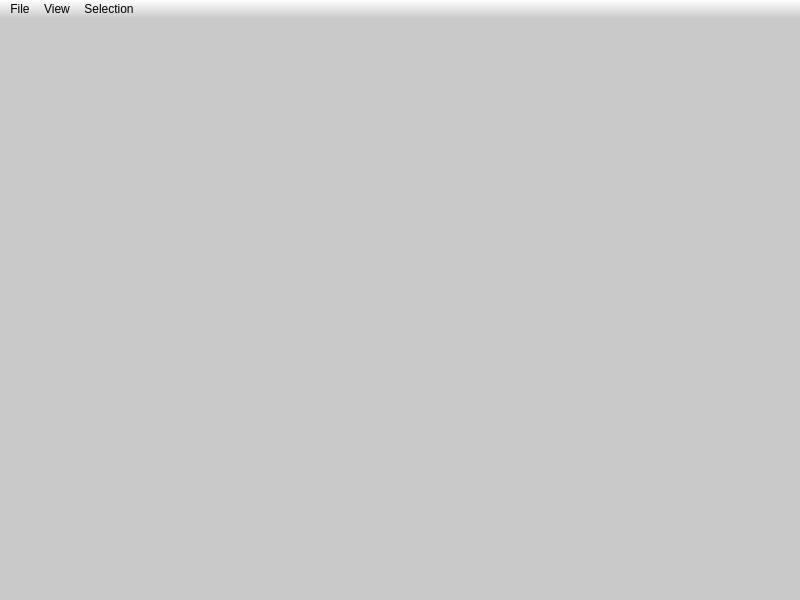
<?xml version="1.0" encoding="UTF-8"?>
<ui version="4.0">
 <class>MainWindow</class>
 <widget class="QMainWindow" name="MainWindow">
  <property name="geometry">
   <rect>
    <x>0</x>
    <y>0</y>
    <width>800</width>
    <height>600</height>
   </rect>
  </property>
  <property name="acceptDrops">
   <bool>true</bool>
  </property>
  <property name="windowTitle">
   <string>Micmac selection tool</string>
  </property>
  <property name="windowIcon">
   <iconset resource="../icones/icones.qrc">
    <normaloff>:/MM/Icons/images/icon_32.png</normaloff>:/MM/Icons/images/icon_32.png</iconset>
  </property>
  <property name="styleSheet">
   <string notr="true">QWidget {
	background-color: rgb(200,200,200);
}

QMenu
{
	background: rgb(200,200,200);
}

QMenu::separator 
{
     height: 2px;
     background: rgb(100,100,100);
     margin-left: 10px;
     margin-right: 5px;
}

QMenuBar 
{
	background-color: qlineargradient(x1:0, y1:0, x2:0, y2:1,stop:0 rgb(255,255,255), stop:1 rgb(200,200,200));
}

QStatusBar
{
	background-color: qlineargradient(x1:0, y1:0, x2:0, y2:1,stop:0 rgb(200,200,200), stop:1 rgb(255,255,255));
}
</string>
  </property>
  <property name="tabShape">
   <enum>QTabWidget::Triangular</enum>
  </property>
  <widget class="QWidget" name="centralWidget">
   <layout class="QVBoxLayout" name="verticalLayout">
    <property name="spacing">
     <number>3</number>
    </property>
    <property name="margin">
     <number>6</number>
    </property>
    <item>
     <widget class="QFrame" name="OpenglLayout">
      <property name="sizePolicy">
       <sizepolicy hsizetype="Expanding" vsizetype="Expanding">
        <horstretch>0</horstretch>
        <verstretch>0</verstretch>
       </sizepolicy>
      </property>
      <property name="acceptDrops">
       <bool>true</bool>
      </property>
      <property name="styleSheet">
       <string notr="true"/>
      </property>
     </widget>
    </item>
   </layout>
  </widget>
  <widget class="QMenuBar" name="menuBar">
   <property name="enabled">
    <bool>true</bool>
   </property>
   <property name="geometry">
    <rect>
     <x>0</x>
     <y>0</y>
     <width>800</width>
     <height>21</height>
    </rect>
   </property>
   <property name="mouseTracking">
    <bool>true</bool>
   </property>
   <property name="focusPolicy">
    <enum>Qt::NoFocus</enum>
   </property>
   <property name="contextMenuPolicy">
    <enum>Qt::DefaultContextMenu</enum>
   </property>
   <property name="acceptDrops">
    <bool>true</bool>
   </property>
   <property name="defaultUp">
    <bool>false</bool>
   </property>
   <widget class="QMenu" name="menuOptions">
    <property name="title">
     <string>View</string>
    </property>
    <addaction name="separator"/>
    <addaction name="actionHelpShortcuts"/>
    <addaction name="actionFullScreen"/>
    <addaction name="actionShow_help_messages"/>
   </widget>
   <widget class="QMenu" name="menuSelection">
    <property name="contextMenuPolicy">
     <enum>Qt::DefaultContextMenu</enum>
    </property>
    <property name="tearOffEnabled">
     <bool>false</bool>
    </property>
    <property name="title">
     <string>Selection</string>
    </property>
    <addaction name="actionToggle_selection"/>
    <addaction name="actionAdd_points"/>
    <addaction name="actionRemove_from_selection"/>
    <addaction name="actionSelectAll"/>
    <addaction name="actionSelect_none"/>
    <addaction name="actionReset"/>
    <addaction name="actionInvertSelected"/>
    <addaction name="separator"/>
    <addaction name="actionDeletePolylinepoint"/>
   </widget>
   <widget class="QMenu" name="menuFile">
    <property name="title">
     <string>File</string>
    </property>
    <addaction name="actionLoad_images"/>
    <addaction name="actionSave_selection"/>
    <addaction name="actionClose_all"/>
    <addaction name="actionExit"/>
    <addaction name="actionRecentFiles"/>
   </widget>
   <addaction name="menuFile"/>
   <addaction name="menuOptions"/>
   <addaction name="menuSelection"/>
  </widget>
  <action name="actionFullScreen">
   <property name="checkable">
    <bool>true</bool>
   </property>
   <property name="text">
    <string>Full screen</string>
   </property>
   <property name="shortcut">
    <string>F2</string>
   </property>
   <property name="shortcutContext">
    <enum>Qt::ApplicationShortcut</enum>
   </property>
  </action>
  <action name="actionHelpShortcuts">
   <property name="text">
    <string>Shortcuts</string>
   </property>
   <property name="toolTip">
    <string>Shortcuts</string>
   </property>
   <property name="shortcut">
    <string>F1</string>
   </property>
   <property name="shortcutContext">
    <enum>Qt::ApplicationShortcut</enum>
   </property>
  </action>
  <action name="actionToggle_selection">
   <property name="checkable">
    <bool>true</bool>
   </property>
   <property name="checked">
    <bool>false</bool>
   </property>
   <property name="text">
    <string>Selection</string>
   </property>
   <property name="toolTip">
    <string>Toggle between selection mode and standard mode</string>
   </property>
   <property name="shortcut">
    <string>F8</string>
   </property>
   <property name="shortcutContext">
    <enum>Qt::WindowShortcut</enum>
   </property>
  </action>
  <action name="actionSelectAll">
   <property name="checkable">
    <bool>false</bool>
   </property>
   <property name="enabled">
    <bool>true</bool>
   </property>
   <property name="text">
    <string>Select all</string>
   </property>
   <property name="toolTip">
    <string>select all</string>
   </property>
   <property name="shortcut">
    <string>Ctrl+A</string>
   </property>
   <property name="visible">
    <bool>true</bool>
   </property>
   <property name="iconVisibleInMenu">
    <bool>true</bool>
   </property>
  </action>
  <action name="actionShow_help_messages">
   <property name="checkable">
    <bool>true</bool>
   </property>
   <property name="checked">
    <bool>true</bool>
   </property>
   <property name="text">
    <string>Show help messages</string>
   </property>
   <property name="shortcut">
    <string>F7</string>
   </property>
   <property name="shortcutContext">
    <enum>Qt::WindowShortcut</enum>
   </property>
   <property name="autoRepeat">
    <bool>false</bool>
   </property>
  </action>
  <action name="actionAdd_points">
   <property name="text">
    <string>Add points</string>
   </property>
   <property name="shortcut">
    <string>Space</string>
   </property>
  </action>
  <action name="actionExit">
   <property name="text">
    <string>Exit</string>
   </property>
   <property name="shortcut">
    <string>Ctrl+Q</string>
   </property>
  </action>
  <action name="actionLoad_images">
   <property name="text">
    <string>Load images</string>
   </property>
   <property name="shortcut">
    <string>Ctrl+P</string>
   </property>
  </action>
  <action name="actionDeletePolylinepoint">
   <property name="text">
    <string>Delete Polyline point</string>
   </property>
   <property name="toolTip">
    <string>Delete Polyline point</string>
   </property>
   <property name="shortcut">
    <string>.</string>
   </property>
  </action>
  <action name="actionSave_selection">
   <property name="text">
    <string>Save mask</string>
   </property>
   <property name="shortcut">
    <string>Ctrl+S</string>
   </property>
  </action>
  <action name="actionClose_all">
   <property name="text">
    <string>Close all</string>
   </property>
   <property name="shortcut">
    <string>Ctrl+X</string>
   </property>
  </action>
  <action name="actionSelect_none">
   <property name="text">
    <string>Select none</string>
   </property>
   <property name="shortcut">
    <string>Ctrl+D</string>
   </property>
  </action>
  <action name="actionReset">
   <property name="text">
    <string>Reset</string>
   </property>
   <property name="shortcut">
    <string>Ctrl+R</string>
   </property>
  </action>
  <action name="actionInvertSelected">
   <property name="text">
    <string>Invert</string>
   </property>
   <property name="shortcut">
    <string>Ctrl+I</string>
   </property>
  </action>
  <action name="actionRemove_from_selection">
   <property name="text">
    <string>Remove from selection</string>
   </property>
   <property name="shortcut">
    <string>Del</string>
   </property>
  </action>
  <action name="actionRecentFiles">
   <property name="text">
    <string>Recent files:</string>
   </property>
   <property name="visible">
    <bool>false</bool>
   </property>
   <property name="menuRole">
    <enum>QAction::NoRole</enum>
   </property>
  </action>
 </widget>
 <layoutdefault spacing="6" margin="11"/>
 <resources>
  <include location="../icones/icones.qrc"/>
 </resources>
 <connections/>
</ui>
